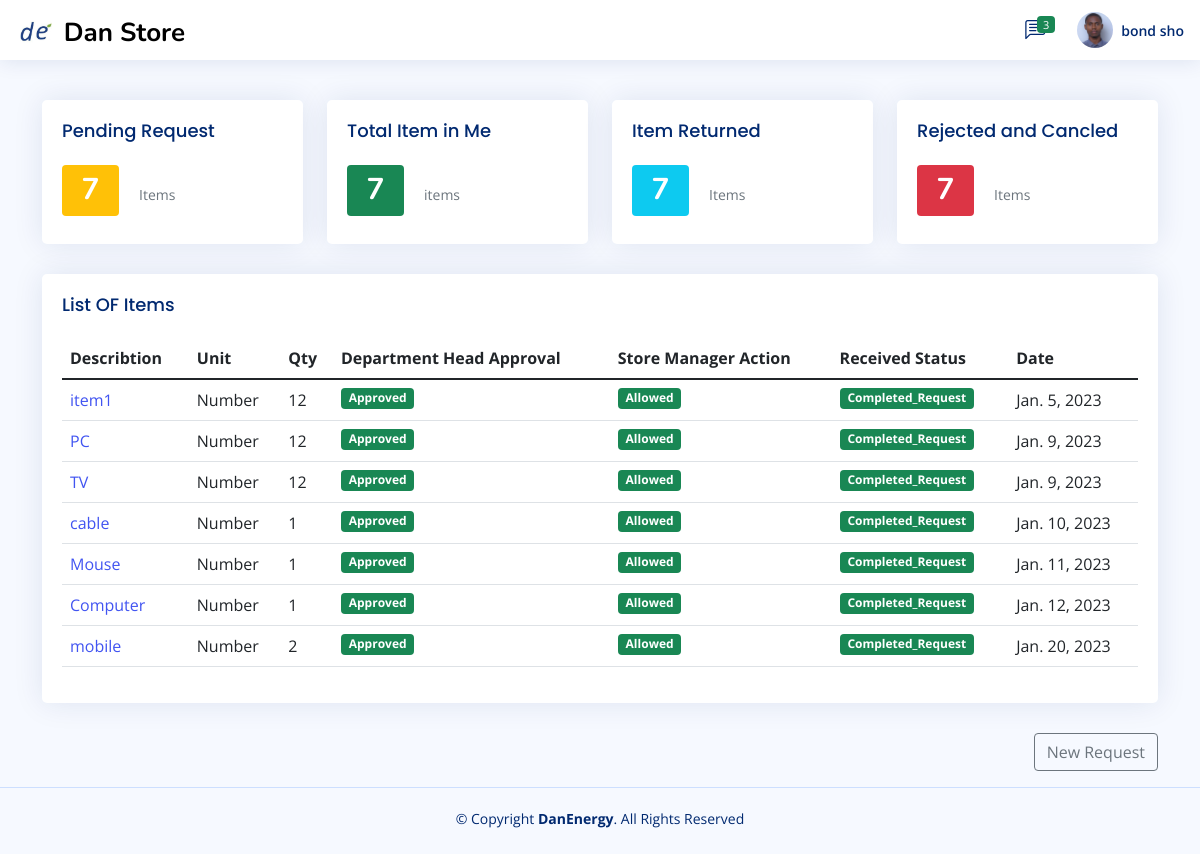
The app's page /Employer/total_item_in_me (signed in), older data.
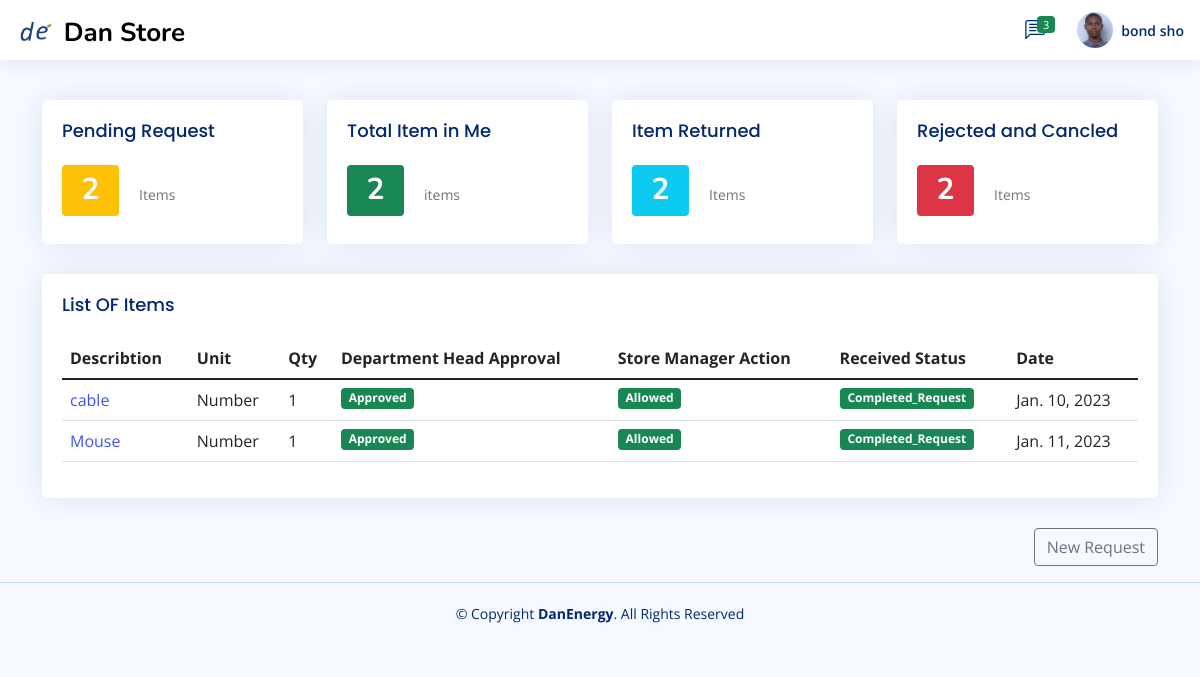
The same page, newer data.
### Store_manager/models.py (models this page shows)
class employe_request_form1_permanent(models.Model):
    store_Keeper_action_choice=(
        ('Pending','Pending'),
        ('Allowed','Allowed'),
        ('Reject','Reject'),
        ('Received ','Received'),
    )
    dept_head_action_choice=(
        ('Pending','Pending'),
        ('Approved','Approved'),
        ('Rejected','Rejected'),
    )
    Recival_status=(
        ('Received ','Received'),
        ('Not_Received ','Not_Received'),
        ('Returned','Returned'),
    )
    request_store=models.ForeignKey(allStore,null=True,blank=True,on_delete=models.CASCADE)
    date=models.DateField(auto_now_add=True,null=True)
    dept_head_Action=models.CharField(max_length=200,null=True,choices=dept_head_action_choice,default='Pending')
    Store_Keeper_Action=models.CharField(max_length=200,null=True,choices=store_Keeper_action_choice,default='Pending')
    Recival_status_by_Employer=models.CharField(max_length=200,null=True,choices=Recival_status)
    Request_by=models.CharField(max_length=100,null=True,blank=True)
    Department=models.CharField(max_length=100,null=True,blank=True)
    checkd_by=models.ForeignKey(employ,null=True,blank=True,on_delete=models.CASCADE)
    Description=models.CharField(max_length=100,null=True,blank=True)
    unit=models.CharField(max_length=100,null=True,blank=True)
    req_qty=models.CharField(max_length=100,null=True,blank=True)
    Remark=models.CharField(max_length=100,null=True,blank=True)
    note=models.TextField(max_length=100,null=True,blank=True)

### Employer/views.py (the view)
# urls.py: path('total_item_in_me',views.total_item_in_me,name="total_item_in_me"),
def total_item_in_me(request):
    users = User.objects.get(id=request.user.id)
    re_employ=employ.objects.get(user=users)
    admin = re_employ
    Request_by=re_employ.Full_Name
    all_emp_request=employe_request_form1_permanent.objects.filter(Q(Request_by=Request_by) & Q(Store_Keeper_Action='Allowed') & Q(dept_head_Action="Approved") & Q(Recival_status_by_Employer='Received'))
    context={
        'all_emp_request':all_emp_request,
        'admin':admin,
    }
    return render(request,'employe/totali_item_in_me.html',context)

### Templates/employe/totali_item_in_me.html (shortened to what the changed rows need)
{% extends 'employe/index.html' %} {% load static %}
{% block table %}
              <div class="col-lg-12">
                <div class="card recent-sales overflow-auto">
                  <div class="card-body">
                    <table class="table datatable">
                      <thead>
                        <tr>
                          <th scope="col">Describtion</th>
                          <th scope="col">Unit</th>
                          <th scope="col">Qty</th>
                          <th scope="col">Department Head Approval</th>
                          <th scope="col">Store Manager Action</th>
                          <th scope="col">Received Status</th>
                          <th scope="col">Date</th>
                        </tr>
                      </thead>
                      <tbody>
                        {% for item in all_emp_request %}
                        <tr>
                          <td><a href="{% url 'view_request' item.id %}">{{item.Description}}</a></td>
                          <td>{{item.unit}}</td>
                          <td>{{item.req_qty}}</td>
                          {% if item.dept_head_Action == 'Pending' %}
                          <td><span class="badge bg-warning text-dark">{{item.dept_head_Action}}</span></td>
                          {% elif item.dept_head_Action == 'Approved' %}
                          <td><span class="badge bg-success">{{item.dept_head_Action}}</span></td>
                          {% elif item.dept_head_Action == 'Rejected' %}
                          <td><span class="badge bg-danger">{{item.dept_head_Action}}</span></td>
                          {% endif %}
                          {% if item.Store_Keeper_Action == "Pending" %}
                          <td><span class="badge bg-warning text-dark">{{item.Store_Keeper_Action}}</span></td>
                          {% elif item.Store_Keeper_Action == 'Allowed' %}
                          <td><span class="badge bg-success">{{item.Store_Keeper_Action}}</span></td>
                          {% elif item.Store_Keeper_Action == 'wait' %}
                          <td><span class="badge bg-info">{{item.Store_Keeper_Action}}</span></td>
                          {% elif item.Store_Keeper_Action == 'Reject' %}
                          <td><span class="badge bg-danger">Rejected</span></td>
                          {% endif %}
                          {% if item.Store_Keeper_Action == "Pending" %}
                          <td>
                            <a class="btn btn-sm btn-success text-dark disabled">Yes</a>
                            <a class="btn btn-sm btn-danger text-dark disabled">No</a>
                          </td>
                          {% elif item.Store_Keeper_Action == 'wait' %}
                          <td>
                            <a class="btn btn-sm btn-success text-dark disabled">Yes</a>
                            <a class="btn btn-sm btn-danger text-dark disabled">No</a>
                          </td>
                          {% elif item.Store_Keeper_Action == 'Allowed' %}
                             {% if item.Recival_status_by_Employer == 'Received' %}
                             <td><span class="badge bg-success">Completed_Request</span></td>
                          {% elif item.Recival_status_by_Employer == 'Not_Received' %}
                          <td><span class="badge bg-info">Request_Cancelled</span></td>
                          {% else  %}
                          <td>
                            <a href="{% url 'approved_accept' item.id %}" class="btn btn-sm btn-success text-dark ">Yes</a>
                            <a href="{% url 'cancel_request' item.id %}" class="btn btn-sm btn-danger text-dark ">No</a>
                          </td>
                            {% endif %}
                          {% elif item.Store_Keeper_Action == 'Reject' %}
                          <td>
                            <span class="badge bg-danger">Request_Rejected</span>
                          </td>
                          {% endif %}
                          <td>{{item.date}}</td>
                        </tr>
                       {% endfor %}
                      </tbody>
                    </table>
                  </div>
                </div>
                </div>
                {% endblock table %}

### Templates/employe/index.html (shortened to what the changed rows need)
{% extends 'base.html' %} {% load static %} {% block content %}
{% block profile1 %}
<main style="margin-top: 100px; " class="container">
    <section class="section">
      {% block employer %}
      <div class="row">
        <div class="col-xxl-3 col-xl-3 col-lg-3 col-md-3">
          <a href="{% url 'pending_item' %}">
          <div class="card info-card revenue-card newshadow">
            <div class="card-body">
              <div class="d-flex align-items-center">
                <div
                  class="card-icon rounded-circle d-flex align-items-center justify-content-center"
                >
                <h1><span class="badge bg-warning">{{all_emp_request.count}}</span><h1></h1>
            </div>
              </div>
            </div>
          </div>
        </a>
        </div>
        <div class="col-xxl-3 col-xl-3 col-lg-3 col-md-3">
          <a href="{% url 'total_item_in_me' %}">
          <div class="card info-card revenue-card newshadow">
            <div class="card-body">
              <div class="d-flex align-items-center">
                <div
                  class="card-icon rounded-circle d-flex align-items-center justify-content-center"
                >
                <h1><span class="badge bg-success">{{all_emp_request.count}}</span><h1></h1>
            </div>
              </div>
            </div>
          </div>
        </a>
        </div>
        <div class="col-xxl-3 col-xl-3 col-lg-3 col-md-3">
          <a href="{% url 'Returned_item' %}">
          <div class="card info-card revenue-card newshadow">
            <div class="card-body">
              <div class="d-flex align-items-center">
                <div
                  class="card-icon rounded-circle d-flex align-items-center justify-content-center"
                >
                <h1><span class="badge bg-info">{{all_emp_request.count}}</span><h1></h1>
            </div>
              </div>
            </div>
          </div>
        </a>
        </div>
        <div class="col-xxl-3 col-xl-3 col-lg-3 col-md-3">
          <a href="{% url 'Rejected_Canceld' %}">
          <div class="card info-card revenue-card newshadow">
            <div class="card-body">
              <div class="d-flex align-items-center">
                <div
                  class="card-icon rounded-circle d-flex align-items-center justify-content-center"
                >
                <h1><span class="badge bg-danger">{{all_emp_request.count}}</span><h1></h1>
            </div>
              </div>
            </div>
          </div>
        </a>
        </div>
      </div>
        <div class="row">
            <div class="col-lg-12">
            <div class="row">
              {% block table %}{% endblock table %}
                </div>
                {% endblock %}
         </div>
         </div>
    </section>
  </main>
  {% endblock profile1 %}
{% endblock %}

Row changes from the older to the newer data that the page shows:
removed employe_request_form1_permanent: Description "item1", unit "Number", req_qty "12", dept_head_Action "Approved", Store_Keeper_Action "Allowed", Recival_status_by_Employer "Completed_Request", date "Jan. 5, 2023"
removed employe_request_form1_permanent: Description "PC", unit "Number", req_qty "12", dept_head_Action "Approved", Store_Keeper_Action "Allowed", Recival_status_by_Employer "Completed_Request", date "Jan. 9, 2023"
removed employe_request_form1_permanent: Description "TV", unit "Number", req_qty "12", dept_head_Action "Approved", Store_Keeper_Action "Allowed", Recival_status_by_Employer "Completed_Request", date "Jan. 9, 2023"
no longer on this page (row edited): employe_request_form1_permanent: Description "Computer", unit "Number", req_qty "1", dept_head_Action "Approved", Store_Keeper_Action "Allowed", Recival_status_by_Employer "Completed_Request", date "Jan. 12, 2023"
no longer on this page (row edited): employe_request_form1_permanent: Description "mobile", unit "Number", req_qty "2", dept_head_Action "Approved", Store_Keeper_Action "Allowed", Recival_status_by_Employer "Completed_Request", date "Jan. 20, 2023"
Text that changed along with them:
{{ all_emp_request.count }}: "7" → "2"
